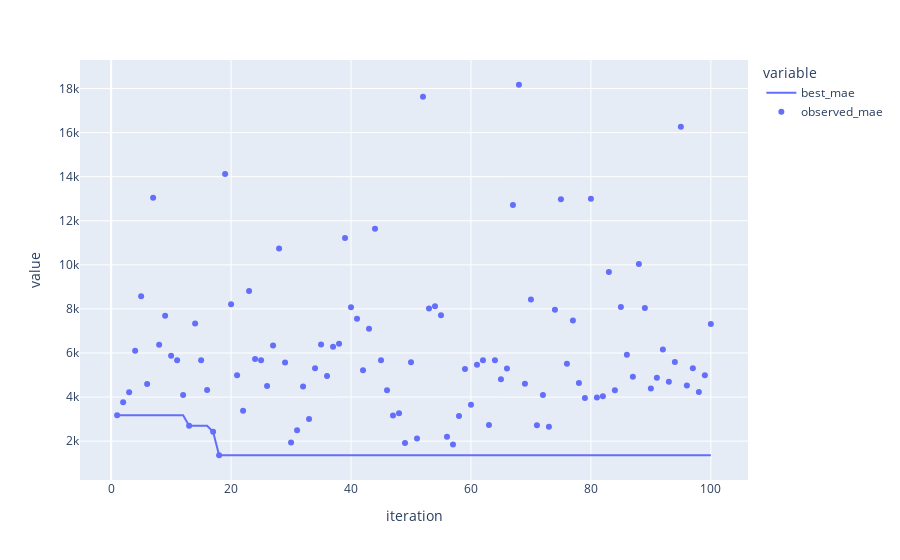

The notebook cell this image was saved under:
### Markdown cell above
To get an idea of the efficiency of random search in this context, we can take a look at
the "best objective so far" as a function of the iteration number. In addition to
plotting the best so far, we also plot the raw, observed MAE values at each iteration.

### Code cell
import plotly.express as px
import plotly.graph_objects as go

df = pd.concat((input_df, observe_df), axis=1)

df["iteration"] = np.arange(1, len(df) + 1)
df["best_mae"] = df["mae"].cummin()
best_objective_plot = px.line(df, x="iteration", y=["best_mae"])
objective_plot = px.scatter(df.rename(columns=dict(mae="observed_mae")), x="iteration", y=["observed_mae"])
fig = go.Figure(data=best_objective_plot.data + objective_plot.data, layout=best_objective_plot.layout)
fig

### Figure 1 — Plotly figure (JSON) as saved in the notebook; plotly's stock layout.template omitted (floating-point values rounded to 4 significant figures)
{"data": [{"hovertemplate": "variable=best_mae<br>iteration=%{x}<br>value=%{y}<extra></extra>", "legendgroup": "best_mae", "line": {"color": "#636efa", "dash": "solid"}, "marker": {"symbol": "circle"}, "mode": "lines", "name": "best_mae", "orientation": "v", "showlegend": true, "type": "scatter", "x": [1, 2, 3, 4, 5, 6, 7, 8, 9, 10, 11, 12, 13, 14, 15, 16, 17, 18, 19, 20, 21, 22, 23, 24, 25, 26, 27, 28, 29, 30, 31, 32, 33, 34, 35, 36, 37, 38, 39, 40, 41, 42, 43, 44, 45, 46, 47, 48, 49, 50, 51, 52, 53, 54, 55, 56, 57, 58, 59, 60, 61, 62, 63, 64, 65, 66, 67, 68, 69, 70, 71, 72, 73, 74, 75, 76, 77, 78, 79, 80, 81, 82, 83, 84, 85, 86, 87, 88, 89, 90, 91, 92, 93, 94, 95, 96, 97, 98, 99, 100], "xaxis": "x", "y": [3170.0, 3170.0, 3170.0, 3170.0, 3170.0, 3170.0, 3170.0, 3170.0, 3170.0, 3170.0, 3170.0, 3170.0, 2700, 2700, 2700, 2700, 2428.0, 1360.0, 1360.0, 1360.0, 1360.0, 1360.0, 1360.0, 1360.0, 1360.0, 1360.0, 1360.0, 1360.0, 1360.0, 1360.0, 1360.0, 1360.0, 1360.0, 1360.0, 1360.0, 1360.0, 1360.0, 1360.0, 1360.0, 1360.0, 1360.0, 1360.0, 1360.0, 1360.0, 1360.0, 1360.0, 1360.0, 1360.0, 1360.0, 1360.0, 1360.0, 1360.0, 1360.0, 1360.0, 1360.0, 1360.0, 1360.0, 1360.0, 1360.0, 1360.0, 1360.0, 1360.0, 1360.0, 1360.0, 1360.0, 1360.0, 1360.0, 1360.0, 1360.0, 1360.0, 1360.0, 1360.0, 1360.0, 1360.0, 1360.0, 1360.0, 1360.0, 1360.0, 1360.0, 1360.0, 1360.0, 1360.0, 1360.0, 1360.0, 1360.0, 1360.0, 1360.0, 1360.0, 1360.0, 1360.0, 1360.0, 1360.0, 1360.0, 1360.0, 1360.0, 1360.0, 1360.0, 1360.0, 1360.0, 1360.0], "yaxis": "y"}, {"hovertemplate": "variable=observed_mae<br>iteration=%{x}<br>value=%{y}<extra></extra>", "legendgroup": "observed_mae", "marker": {"color": "#636efa", "symbol": "circle"}, "mode": "markers", "name": "observed_mae", "orientation": "v", "showlegend": true, "type": "scatter", "x": [1, 2, 3, 4, 5, 6, 7, 8, 9, 10, 11, 12, 13, 14, 15, 16, 17, 18, 19, 20, 21, 22, 23, 24, 25, 26, 27, 28, 29, 30, 31, 32, 33, 34, 35, 36, 37, 38, 39, 40, 41, 42, 43, 44, 45, 46, 47, 48, 49, 50, 51, 52, 53, 54, 55, 56, 57, 58, 59, 60, 61, 62, 63, 64, 65, 66, 67, 68, 69, 70, 71, 72, 73, 74, 75, 76, 77, 78, 79, 80, 81, 82, 83, 84, 85, 86, 87, 88, 89, 90, 91, 92, 93, 94, 95, 96, 97, 98, 99, 100], "xaxis": "x", "y": [3170.0, 3767.0, 4217.0, 6106.0, 8576.0, 4595.0, 13040.0, 6379.0, 7688.0, 5876, 5672.0, 4096.0, 2700, 7337.0, 5673.0, 4318.0, 2428.0, 1360.0, 14130.0, 8208.0, 4987.0, 3381.0, 8807.0, 5729.0, 5672.0, 4500.0, 6335.0, 10750.0, 5571.0, 1938.0, 2498.0, 4484.0, 2999.0, 5308.0, 6380.0, 4956.0, 6278.0, 6423, 11210.0, 8081.0, 7558.0, 5214.0, 7096.0, 11641, 5672.0, 4312.0, 3162.0, 3269.0, 1917.0, 5579.0, 2125.0, 17630.0, 8023, 8121.0, 7707.0, 2200.0, 1852.0, 3136.0, 5275.0, 3648.0, 5469.0, 5672.0, 2728.0, 5672.0, 4808.0, 5298.0, 12720.0, 18170.0, 4603.0, 8426.0, 2722.0, 4095.0, 2655.0, 7958.0, 12970.0, 5515.0, 7470.0, 4633.0, 3952, 12990.0, 3982.0, 4040.0, 9680.0, 4308, 8088.0, 5915.0, 4917.0, 10040.0, 8039, 4388.0, 4874.0, 6153.0, 4699.0, 5586.0, 16270.0, 4521.0, 5303.0, 4226.0, 4990.0, 7312.0], "yaxis": "y"}], "layout": {"legend": {"title": {"text": "variable"}, "tracegroupgap": 0}, "margin": {"t": 60}, "xaxis": {"anchor": "y", "domain": [0, 1], "title": {"text": "iteration"}}, "yaxis": {"anchor": "x", "domain": [0, 1], "title": {"text": "value"}}}}
